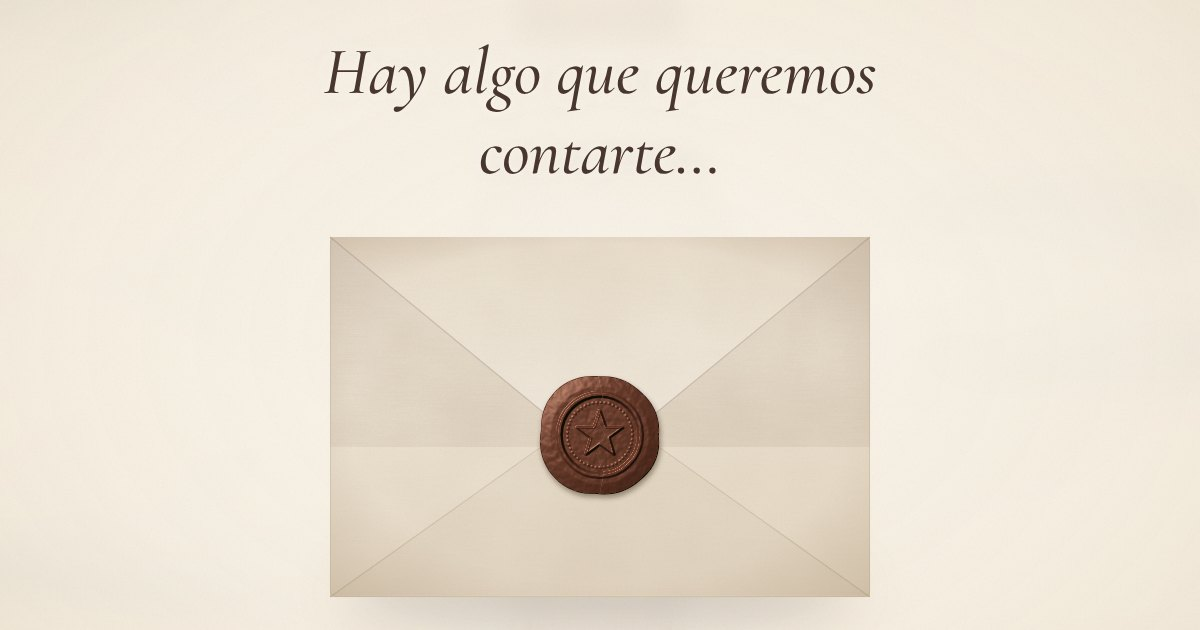
#> input picture og.jpg, 1200 x 630 px
$ python acuarela.py ../og.jpg out.png 5
#> lines starting #> are read from the running program, lines starting #| are printed output that depends on the picture; after the words box and inside, x2 and y2 are one past the last pixel; in counts of white or black regions, pixels touching at a corner belong together
import cv2, numpy as np, sys
src = cv2.imread(sys.argv[1]); h, w = src.shape[:2]
#> further down, src is the input picture: shape (630, 1200, 3); mean B, G, R 211.5, 225.5, 234.6
#> after `h, w = src.shape[:2]`: h = 630; w = 1200
cw = int(h*0.75); x0 = int(sys.argv[3])
#> after `cw = int(h * 0.75)`: cw = 472
W, H = 900, 1200
img = cv2.resize(src[:, x0:x0+cw], (W,H), interpolation=cv2.INTER_AREA)
rng = np.random.default_rng(11)
def noise(scale, octaves=3):
    acc=np.zeros((H,W),np.float32); amp=1; tot=0
    for o in range(octaves):
        s=max(2,int(scale/(2**o))); n=rng.random((H//s+2,W//s+2)).astype(np.float32)
        acc+=amp*cv2.resize(n,(W,H),interpolation=cv2.INTER_CUBIC); tot+=amp; amp*=0.5
    return acc/tot

# 1) simplificar como pinceladas
sm = img.copy()
for _ in range(2): sm = cv2.edgePreservingFilter(sm, flags=1, sigma_s=50, sigma_r=0.4)
lab = cv2.cvtColor(sm, cv2.COLOR_BGR2LAB).astype(np.float32)
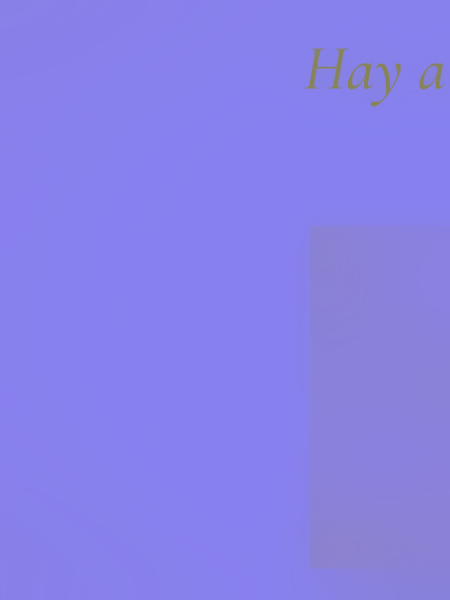
#> lab: shape (1200, 900, 3) float32 (shown at 1/2 size); mean B, G, R 234.6, 128.1, 135.5
Z = lab.reshape(-1,3)
_, lbl, cen = cv2.kmeans(Z, 12, None, (cv2.TERM_CRITERIA_EPS+cv2.TERM_CRITERIA_MAX_ITER, 25, 0.5), 3, cv2.KMEANS_PP_CENTERS)
#> cen = [[240.3, 128, 135.4], [212.5, 129.4, 138.5], [91.68, 131.4, 135.3], [235.8, 128.4, 135.5], [218.3, 129, 137.9], [176.9, 129.9, 134.6], [228.2, 129, 135.3], [237.7, 128.3, 135.5], [222.2, 129, 137.7], [134.3, 130.4, 134.9], [233.2, 128.3, 135.8], [239.9, 128.1, 135.4]]
lbl = lbl.reshape(H,W)
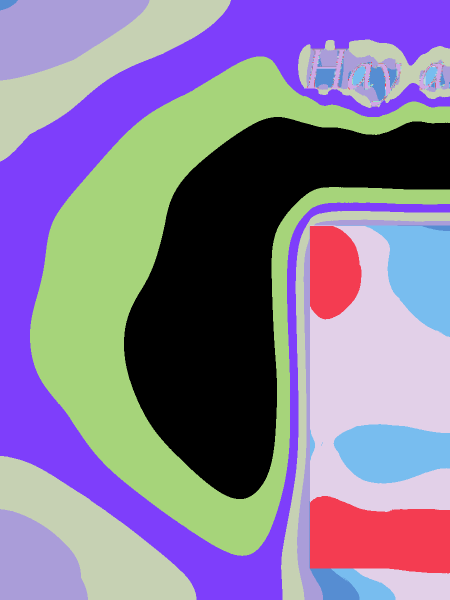
#> lbl: shape (1200, 900) int32 (shown at 1/2 size); 12 distinct labels, from 0 to 11; one colour per label, 0 black

# 2) recolorear cada mancha con una paleta pastel (Lab, 0-255 OpenCV)
new = np.zeros_like(cen)
for i,(L,a,b) in enumerate(cen):
    A, B = a-128, b-128
    chroma = np.hypot(A,B); hue = np.degrees(np.arctan2(B,A))
    Ln = 122 + 0.52*L           # luminoso: el papel se ve a través
    if B < -2 or (chroma < 9 and L > 170):   # cielo
        An, Bn = -3, -9
    elif A < -3 or L < 115:      # verdes y sombras del follaje -> salvia
        k = min(1.0, max(chroma, 12)/38)
        An, Bn = -11*k-3, 11*k+9
    else:                        # tierra / camino
        An, Bn = A*0.6+3, B*0.6+7
    new[i] = (np.clip(Ln,0,255), An+128, Bn+128)
#> this loop made 12 passes
#> (L, a, b, A, B, chroma, hue, Ln) on pass 3: (91.68, 131.4, 135.3, 3.36, 7.3, 8.04, 65.3, 169.7)
#> (L, a, b, A, B, chroma, hue, Ln) on passes 1, 2, 4, 5, 6, 7: (240.3, 128, 135.4, 0, 7.37, 7.37, 90, 247), (212.5, 129.4, 138.5, 1.42, 10.5, 10.59, 82.28, 232.5), (235.8, 128.4, 135.5, 0.364, 7.46, 7.47, 87.21, 244.6), (218.3, 129, 137.9, 1.05, 9.85, 9.91, 83.93, 235.5), (176.9, 129.9, 134.6, 1.89, 6.55, 6.82, 73.91, 214), (228.2, 129, 135.3, 0.954, 7.26, 7.32, 82.51, 240.7)
#> after the loop, new = [[247, 125, 119], [232.5, 131.9, 141.3], [169.7, 121.5, 140.5], [244.6, 125, 119], [235.5, 131.6, 140.9], [214, 125, 119], [240.7, 125, 119], [245.6, 125, 119], [237.5, 131.6, 140.8], [191.9, 132.4, 139.1], [243.3, 125, 119], [246.7, 125, 119]]
paint = new[lbl]
# matices dentro de cada mancha (detalle del follaje, suave)
detail = (lab[...,0] - cen[lbl][...,0])*0.45
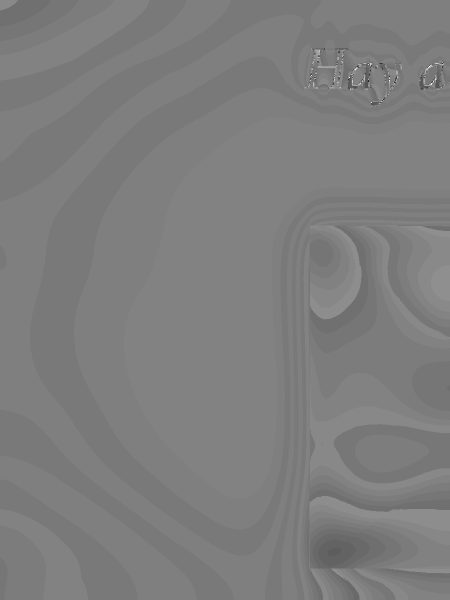
#> detail: shape (1200, 900) float32 (shown at 1/2 size); min -9.4, max 9.6, mean 0.00376; drawn with min black and max white
paint[...,0] = np.clip(paint[...,0] + detail, 0, 255)
paint = cv2.cvtColor(paint.astype(np.uint8), cv2.COLOR_LAB2BGR).astype(np.float32)
paint = cv2.GaussianBlur(paint, (0,0), 1.8)

# 3) bordes húmedos: pigmento acumulado en el contorno de cada mancha
edge = np.zeros((H,W),np.float32)
edge[:,1:] += (lbl[:,1:]!=lbl[:,:-1]); edge[1:,:] += (lbl[1:,:]!=lbl[:-1,:])
#> after `edge[:, 1:] += lbl[:, 1:] != lbl[:, :-1]`:
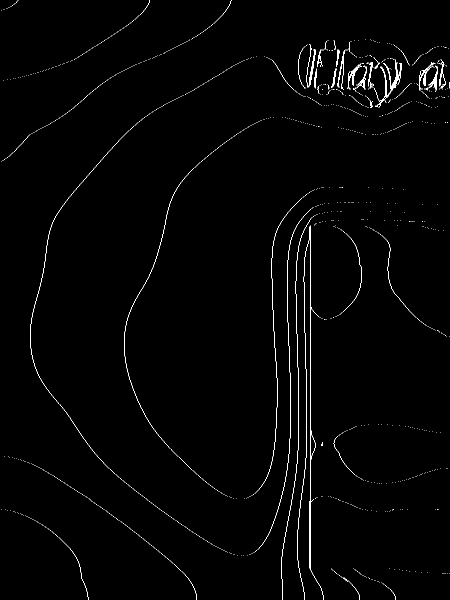
#> edge: shape (1200, 900) float32 (shown at 1/2 size); values 0 (black) and 1 (white), 1% white in thin lines or dots
#> after `edge[1:, :] += lbl[1:, :] != lbl[:-1, :]`:
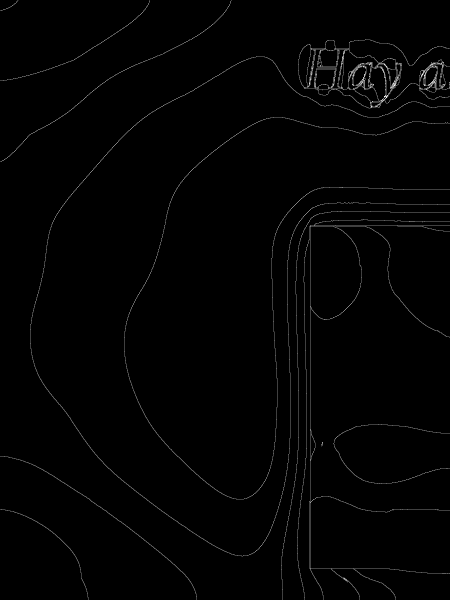
#> edge: shape (1200, 900) float32 (shown at 1/2 size); 0.91% of pixels changed, all inside (x1, y1, x2, y2) = (0, 1, 900, 1195); drawn with min black and max white
edge = cv2.GaussianBlur(np.clip(edge,0,1),(0,0),1.3)
edge = np.clip(edge*2.2,0,1)[...,None]
#> edge: shape (1200, 900, 1) float32
paint = paint*(1-0.1*edge)

# 4) floraciones (blooms) y granulado
bloom = noise(110)[...,None]; grain = noise(3,2)[...,None]
paint = paint*(0.95+0.09*bloom)*(0.965+0.05*grain)

# 5) tinta fina, sólo trazos principales
g = cv2.cvtColor(img, cv2.COLOR_BGR2GRAY).astype(np.float32)
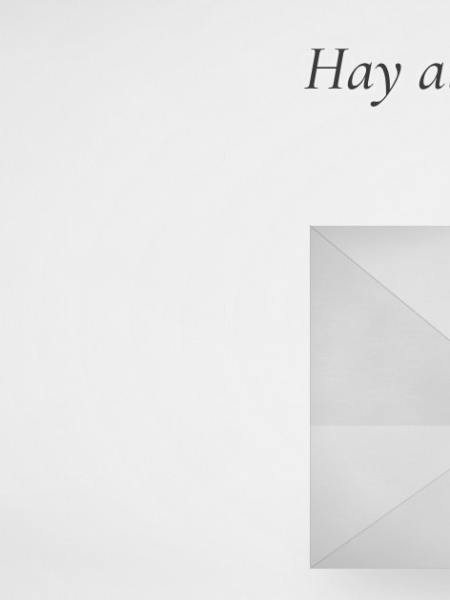
#> g: shape (1200, 900) float32 (shown at 1/2 size); min 42, max 254, mean 231.4
sk = 1 - np.clip(g/(cv2.GaussianBlur(g,(0,0),5)+1),0,1)
sk = np.clip((sk-0.06)*5,0,1)
sk = cv2.GaussianBlur(sk,(0,0),0.6)[...,None]
#> sk: shape (1200, 900, 1) float32
ink = np.array([70,88,112],np.float32)
paint = paint*(1-0.32*sk) + ink*0.32*sk

# 6) borde irregular sobre papel marfil, con blancos sin pintar
yy,xx = np.mgrid[0:H,0:W].astype(np.float32)
d = np.maximum(np.abs(xx-W/2)/(W/2), np.abs(yy-H/2)/(H/2)) + (noise(120)-0.5)*0.16
mask = np.clip((0.96-d)/0.16,0,1)
mask = cv2.GaussianBlur(mask,(0,0),2.2)[...,None]
paper = np.array([237,245,248],np.float32)*(0.97+0.04*grain)
out = paint*mask + paper*(1-mask)
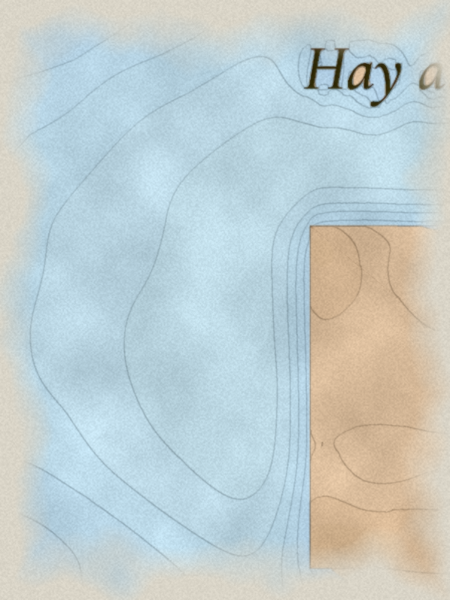
#> out: shape (1200, 900, 3) float32 (shown at 1/2 size); mean of channels 0, 1, 2 239.8, 238.5, 230.9; drawn with min black and max white
cv2.imwrite(sys.argv[2], np.clip(out,0,255).astype(np.uint8), [cv2.IMWRITE_JPEG_QUALITY, 84])
